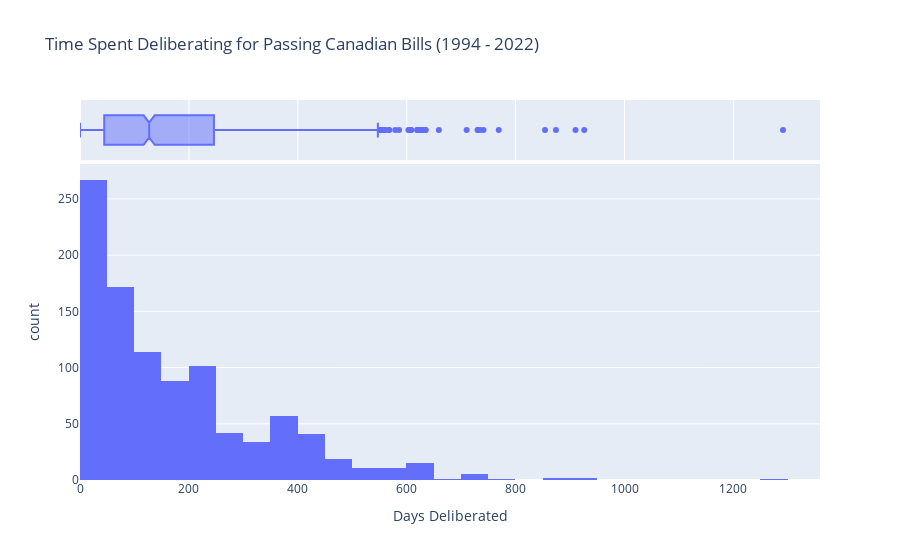

Notebook source saved alongside this figure:
### Code cell
fig = px.histogram(
    plot_4, 
    x = "TimeAlive",
    nbins = 30,
    marginal = "box",
    title = "Time Spent Deliberating for Passing Canadian Bills (1994 - 2022)",
    labels = {
        "count": "Count",
        "TimeAlive": "Days Deliberated"
    },
    height = 600
)

fig.update_xaxes(rangemode = "nonnegative")

fig.show()

### Figure 1 — Plotly figure (JSON) as saved in the notebook; plotly's stock layout.template omitted (floating-point values rounded to 4 significant figures; data arrays with more than 128 entries replaced by an {"elided": "..."} marker saying what was removed)
{"data": [{"alignmentgroup": "True", "bingroup": "x", "hovertemplate": "Days Deliberated=%{x}<br>count=%{y}<extra></extra>", "legendgroup": "", "marker": {"color": "#636efa", "pattern": {"shape": ""}}, "name": "", "nbinsx": 30, "offsetgroup": "", "orientation": "v", "showlegend": false, "type": "histogram", "x": {"elided": "984 int values"}, "xaxis": "x", "yaxis": "y"}, {"alignmentgroup": "True", "hovertemplate": "Days Deliberated=%{x}<extra></extra>", "legendgroup": "", "marker": {"color": "#636efa"}, "name": "", "notched": true, "offsetgroup": "", "showlegend": false, "type": "box", "x": {"elided": "984 int values"}, "xaxis": "x2", "yaxis": "y2"}], "layout": {"autosize": true, "barmode": "relative", "legend": {"tracegroupgap": 0}, "title": {"text": "Time Spent Deliberating for Passing Canadian Bills (1994 - 2022)"}, "xaxis": {"anchor": "y", "autorange": true, "domain": [0, 1], "range": [0, 1359.0], "rangemode": "nonnegative", "title": {"text": "Days Deliberated"}, "type": "linear"}, "xaxis2": {"anchor": "y2", "autorange": true, "domain": [0, 1], "matches": "x", "range": [0, 1359.0], "rangemode": "nonnegative", "showgrid": true, "showticklabels": false, "type": "linear"}, "yaxis": {"anchor": "x", "autorange": true, "domain": [0, 0.8316], "range": [0, 281.1], "title": {"text": "count"}}, "yaxis2": {"anchor": "x2", "autorange": true, "domain": [0.8416, 1], "matches": "y2", "range": [-0.5, 0.5], "showgrid": false, "showline": false, "showticklabels": false, "ticks": "", "type": "category"}}}
